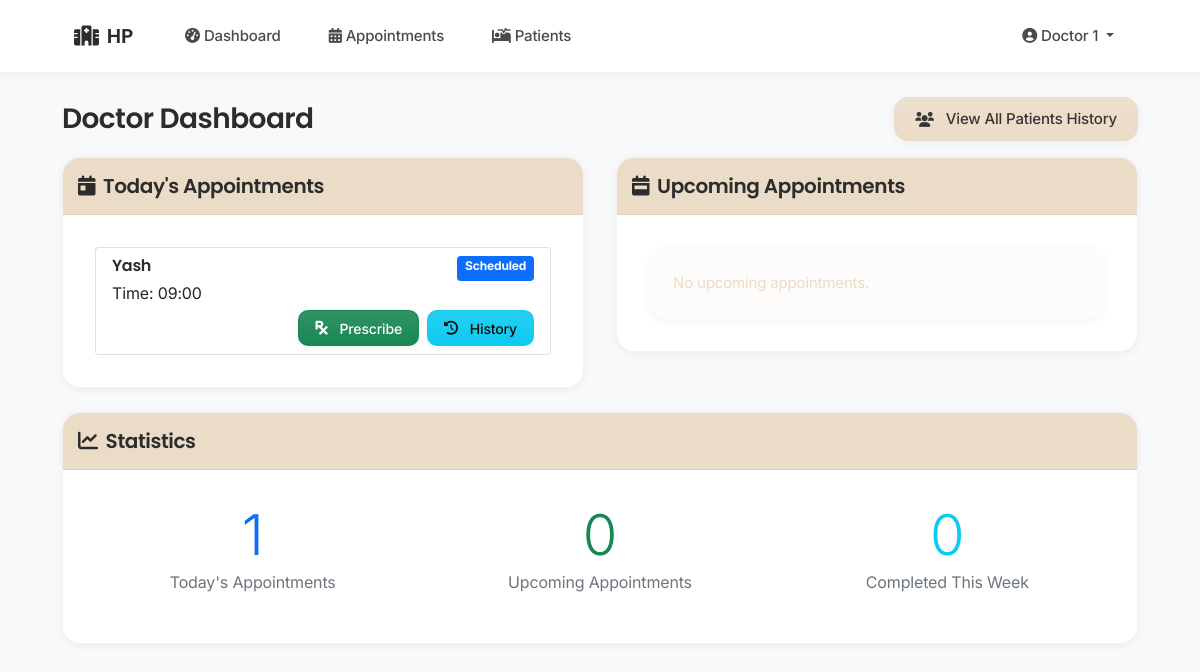
The app's page /doctor/dashboard (signed in) with its own data.
### tables this page shows
CREATE TABLE appointments (
                id INTEGER PRIMARY KEY AUTOINCREMENT,
                patient_id INTEGER NOT NULL,
                doctor_id INTEGER NOT NULL,
                date TEXT NOT NULL,
                time_slot TEXT NOT NULL,
                status TEXT DEFAULT 'Scheduled',
                notes TEXT,
                created_at TIMESTAMP DEFAULT CURRENT_TIMESTAMP,
                hospital_id INTEGER NOT NULL,
                FOREIGN KEY (patient_id) REFERENCES patients(id),
                FOREIGN KEY (doctor_id) REFERENCES doctors(id),
                FOREIGN KEY (hospital_id) REFERENCES staff(id)
            );

CREATE TABLE patients (
                id INTEGER PRIMARY KEY AUTOINCREMENT,
                name TEXT NOT NULL,
                age INTEGER NOT NULL,
                gender TEXT,
                contact TEXT,
                address TEXT,
                medical_history TEXT,
                created_at TIMESTAMP DEFAULT CURRENT_TIMESTAMP,
                created_by INTEGER,
                hospital_id INTEGER NOT NULL,
                FOREIGN KEY (created_by) REFERENCES staff(id),
                FOREIGN KEY (hospital_id) REFERENCES staff(id)
            );

### app.py (the view)
@app.route('/doctor/dashboard')
def doctor_dashboard():
    if 'user_id' not in session or session['user_type'] != 'doctor':
        return redirect(url_for('login'))
    doctor_id = session['user_id']
    conn = get_db_connection()
    try:
        today = datetime.now().strftime('%Y-%m-%d')
        appointments_today = conn.execute('''
            SELECT a.id, p.id as patient_id, p.name as patient_name, a.time_slot, a.status
            FROM appointments a
            JOIN patients p ON a.patient_id = p.id
            WHERE a.doctor_id = ? AND a.date = ? AND a.hospital_id = ?
            ORDER BY a.time_slot
        ''', (doctor_id, today, session['hospital_id'])).fetchall()
        upcoming_appointments = conn.execute('''
            SELECT a.id, p.id as patient_id, p.name as patient_name, a.date, a.time_slot, a.status
            FROM appointments a
            JOIN patients p ON a.patient_id = p.id
            WHERE a.doctor_id = ? AND a.date > ? AND a.hospital_id = ?
            ORDER BY a.date, a.time_slot
            LIMIT 5
        ''', (doctor_id, today, session['hospital_id'])).fetchall()
    except Exception as e:
        flash('Error loading dashboard data', 'danger')
        app.logger.error(f"Doctor dashboard error: {str(e)}")
        appointments_today = []
        upcoming_appointments = []
    finally:
        conn.close()
    return render_template('doctor/dashboard.html',
                         appointments_today=appointments_today,
                         upcoming_appointments=upcoming_appointments)

### app.py (called while the page is built)
@app.context_processor
def utility_processor():
    def now():
        return datetime.now()
    return dict(now=now)

def get_db_connection():
    try:
        conn = sqlite3.connect(get_db_path())
        conn.row_factory = sqlite3.Row
        return conn
    except sqlite3.Error as e:
        logger.error(f"Database connection error: {e}")
        raise

### database.py (called while the page is built)
def get_db_path():
    app_dir = os.path.dirname(os.path.abspath(__file__))
    if 'RENDER' in os.environ:
        db_dir = os.path.join(app_dir, 'data')
        if not os.path.exists(db_dir):
            os.makedirs(db_dir, exist_ok=True)
            logger.info(f"Created database directory: {db_dir}")
        return os.path.join(db_dir, 'hospital.db')
    else:
        instance_path = os.path.join(app_dir, 'instance')
        if not os.path.exists(instance_path):
            os.makedirs(instance_path, exist_ok=True)
            logger.info(f"Created instance directory: {instance_path}")
        return os.path.join(instance_path, 'hospital.db')

### templates/doctor/dashboard.html (shortened to what this page needs)
{% extends "base.html" %}
{% block content %}
<div class="row mb-3">
    <div class="col-12">
        <div class="d-flex justify-content-between align-items-center">
            <h3 class="mb-0">Doctor Dashboard</h3>
            <a href="{{ url_for('all_patients_history') }}" class="btn btn-primary">
                <i class="fas fa-users me-1"></i> View All Patients History
            </a>
        </div>
    </div>
</div>
<div class="row">
    <div class="col-md-6 mb-4">
        <div class="card">
            <div class="card-header text-white d-flex justify-content-between align-items-center" style="background-color:rgb(235, 220, 200); padding: 15px 15px">
                <h5 class="mb-0">
                    <i class="fas fa-calendar-day me-2"></i>Today's Appointments
                </h5>
            </div>
            <div class="card-body">
                {% if appointments_today %}
                    <div class="list-group">
                        {% for app in appointments_today %}
                        <div class="list-group-item">
                            <div class="d-flex w-100 justify-content-between">
                                <h6 class="mb-1">{{ app.patient_name }}</h6>
                                <span class="badge
                                    {% if app.status == 'Completed' %}bg-success
                                    {% elif app.status == 'Cancelled' %}bg-danger
                                    {% else %}bg-primary{% endif %}">
                                    {{ app.status }}
                                </span>
                            </div>
                            <p class="mb-1">Time: {{ app.time_slot }}</p>
                            <div class="d-flex justify-content-end gap-2">
                                <a href="{{ url_for('prescriptions', appointment_id=app.id) }}"
                                   class="btn btn-sm btn-success">
                                    <i class="fas fa-prescription me-1"></i>Prescribe
                                </a>
                                <a href="{{ url_for('patient_history', patient_id=app.patient_id) }}"
                                   class="btn btn-sm btn-info">
                                    <i class="fas fa-history me-1"></i>History
                                </a>
                            </div>
                        </div>
                        {% endfor %}
                    </div>
                {% else %}
                    <div class="alert alert-info mb-0">No appointments scheduled for today.</div>
                {% endif %}
            </div>
        </div>
    </div>
    <div class="col-md-6 mb-4">
        <div class="card">
            <div class="card-header text-white d-flex justify-content-between align-items-center" style="background-color:rgb(235, 220, 200); padding: 15px 15px">
                <h5 class="mb-0">
                    <i class="fas fa-calendar-week me-2"></i>Upcoming Appointments
                </h5>
            </div>
            <div class="card-body">
                {% if upcoming_appointments %}
                    <div class="list-group">
                        {% for app in upcoming_appointments %}
                        <div class="list-group-item">
                            <div class="d-flex w-100 justify-content-between">
                                <h6 class="mb-1">{{ app.patient_name }}</h6>
                                <span class="badge
                                    {% if app.status == 'Completed' %}bg-success
                                    {% elif app.status == 'Cancelled' %}bg-danger
                                    {% else %}bg-primary{% endif %}">
                                    {{ app.status }}
                                </span>
                            </div>
                            <p class="mb-1">
                                {{ app.date }} at {{ app.time_slot }}
                            </p>
                            <div class="d-flex justify-content-end gap-2">
                                <form method="POST" action="{{ url_for('update_appointment_status', appointment_id=app.id) }}"
                                      class="d-inline">
                                    <input type="hidden" name="status" value="Completed">
                                    <button type="submit" class="btn btn-sm btn-success">
                                        <i class="fas fa-check me-1"></i>Complete
                                    </button>
                                </form>
                                <form method="POST" action="{{ url_for('update_appointment_status', appointment_id=app.id) }}"
                                      class="d-inline">
                                    <input type="hidden" name="status" value="Cancelled">
                                    <button type="submit" class="btn btn-sm btn-danger">
                                        <i class="fas fa-times me-1"></i>Cancel
                                    </button>
                                </form>
                            </div>
                        </div>
                        {% endfor %}
                    </div>
                {% else %}
                    <div class="alert alert-info mb-0">No upcoming appointments.</div>
                {% endif %}
            </div>
        </div>
    </div>
</div>
<div class="card mb-4">
    <div class="card-header text-white d-flex justify-content-between align-items-center" style="background-color:rgb(235, 220, 200); padding: 15px 15px">
        <h5 class="mb-0">
            <i class="fas fa-chart-line me-2"></i>Statistics
        </h5>
    </div>
    <div class="card-body">
        <div class="row">
            <div class="col-md-4 text-center">
                <div class="display-4 text-primary">{{ appointments_today|length }}</div>
                <p class="text-muted">Today's Appointments</p>
            </div>
            <div class="col-md-4 text-center">
                <div class="display-4 text-success">{{ upcoming_appointments|length }}</div>
                <p class="text-muted">Upcoming Appointments</p>
            </div>
            <div class="col-md-4 text-center">
                <div class="display-4 text-info">
                    {% set completed = namespace(count=0) %}
                    {% for app in upcoming_appointments %}
                        {% if app.status == 'Completed' %}
                            {% set completed.count = completed.count + 1 %}
                        {% endif %}
                    {% endfor %}
                    {{ completed.count }}
                </div>
                <p class="text-muted">Completed This Week</p>
            </div>
        </div>
    </div>
</div>
{% endblock %}

### templates/base.html (style rules this page uses)
:root { --primary: rgb(235, 220, 200); --primary-dark: rgb(215, 200, 180); --primary-light: rgba(235, 220, 200, 0.1); --primary-lighter: rgba(235, 220, 200, 0.05); --secondary: rgb(200, 185, 165); --text-primary: #2c2c2c; --text-secondary: #4a4a4a; --bg-light: #fafafa; --white: #ffffff; --border-color: rgba(0,0,0,0.05); --success: #2e8b57; --success-light: rgba(46, 139, 87, 0.1); --info: rgb(235, 220, 200); --info-light: rgba(235, 220, 200, 0.1); --warning: #d4a017; --warning-light: rgba(212, 160, 23, 0.1); --danger: #c41e3a; --danger-light: rgba(196, 30, 58, 0.1); --spacing-xs: 0.5rem; --spacing-sm: 0.75rem; --spacing-md: 1rem; --spacing-lg: 1.5rem; --spacing-xl: 2rem; --radius-xs: 6px; --radius-sm: 10px; --radius-md: 14px; --radius-lg: 18px; --radius-xl: 24px; --radius-2xl: 30px; --radius-full: 9999px; --shadow-sm: 0 2px 8px rgba(0,0,0,0.05); --shadow-md: 0 4px 12px rgba(0,0,0,0.08); --shadow-lg: 0 8px 24px rgba(0,0,0,0.12); --transition-fast: all 0.2s ease; --transition-normal: all 0.3s ease; }
body { font-family: 'Inter', sans-serif; min-height: 100vh; display: flex; flex-direction: column; background-color: var(--bg-light); color: var(--text-primary); line-height: 1.6; -webkit-font-smoothing: antialiased; letter-spacing: -0.01em; }
h1, h2, h3, h4, h5, h6 { font-family: 'Poppins', sans-serif; font-weight: 600; color: var(--text-primary); margin-bottom: var(--spacing-lg); letter-spacing: -0.02em; line-height: 1.3; }
.btn { padding: 0.625rem 1.25rem; font-weight: 500; border-radius: var(--radius-md); transition: var(--transition-fast); position: relative; overflow: hidden; min-width: 120px; height: 44px; display: inline-flex; align-items: center; justify-content: center; gap: var(--spacing-xs); font-size: 0.9375rem; line-height: 1.5; text-align: center; white-space: nowrap; vertical-align: middle; cursor: pointer; user-select: none; border: 1px solid transparent; box-shadow: var(--shadow-sm); }
.btn::after { content: ''; position: absolute; top: 0; left: 0; width: 100%; height: 100%; background: linear-gradient(rgba(255,255,255,0.1), rgba(255,255,255,0)); pointer-events: none; transition: var(--transition-fast); }
.btn-sm { padding: 0.5rem 1rem; font-size: 0.875rem; min-width: 100px; height: 36px; border-radius: var(--radius-sm); }
.btn-primary { background-color: var(--primary) !important; border-color: var(--primary) !important; color: var(--text-primary) !important; }
.alert { border-radius: var(--radius-lg); border: none; box-shadow: var(--shadow-sm); padding: var(--spacing-lg); margin-bottom: var(--spacing-lg); font-size: 0.9375rem; line-height: 1.6; }
.row { margin-left: calc(-1 * var(--spacing-md)); margin-right: calc(-1 * var(--spacing-md)); }
.row > [class*="col-"] { padding-left: var(--spacing-md); padding-right: var(--spacing-md); }
.alert-info { background-color: var(--info-light); border-color: var(--info); color: var(--info); }
.card { border-radius: var(--radius-lg); border: 1px solid var(--border-color); box-shadow: var(--shadow-sm); overflow: hidden; transition: var(--transition-normal); }
.card-header { background-color: var(--primary); border-bottom: 1px solid var(--border-color); padding: var(--spacing-lg); }
.card-body { padding: var(--spacing-xl); }

### records on screen
appointments: patient_name "Yash", status "Scheduled", time_slot "09:00"

### other values on screen
{{ session.get('hospital_name', 'Hospital Management') }} "HP"
{{ session.get('name', 'User') }} "Doctor 1"
{{ appointments_today|length }} "1"
{{ upcoming_appointments|length }} "0"
{{ completed.count }} "0"
